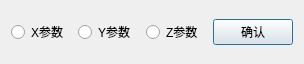
<?xml version="1.0" encoding="UTF-8"?>
<ui version="4.0">
 <class>PtRenderWidgetClass</class>
 <widget class="QDialog" name="PtRenderWidgetClass">
  <property name="geometry">
   <rect>
    <x>0</x>
    <y>0</y>
    <width>304</width>
    <height>64</height>
   </rect>
  </property>
  <property name="windowTitle">
   <string>点云渲染</string>
  </property>
  <property name="windowIcon">
   <iconset>
    <normaloff>img/coords.png</normaloff>img/coords.png</iconset>
  </property>
  <layout class="QVBoxLayout" name="verticalLayout">
   <item>
    <layout class="QHBoxLayout" name="horizontalLayout">
     <item>
      <widget class="QRadioButton" name="radio_X">
       <property name="text">
        <string>X参数</string>
       </property>
      </widget>
     </item>
     <item>
      <widget class="QRadioButton" name="radio_Y">
       <property name="text">
        <string>Y参数</string>
       </property>
      </widget>
     </item>
     <item>
      <widget class="QRadioButton" name="radio_Z">
       <property name="text">
        <string>Z参数</string>
       </property>
      </widget>
     </item>
     <item>
      <widget class="QPushButton" name="pbt_ok">
       <property name="text">
        <string>确认</string>
       </property>
      </widget>
     </item>
    </layout>
   </item>
  </layout>
 </widget>
 <layoutdefault spacing="6" margin="11"/>
 <resources/>
 <connections/>
</ui>
